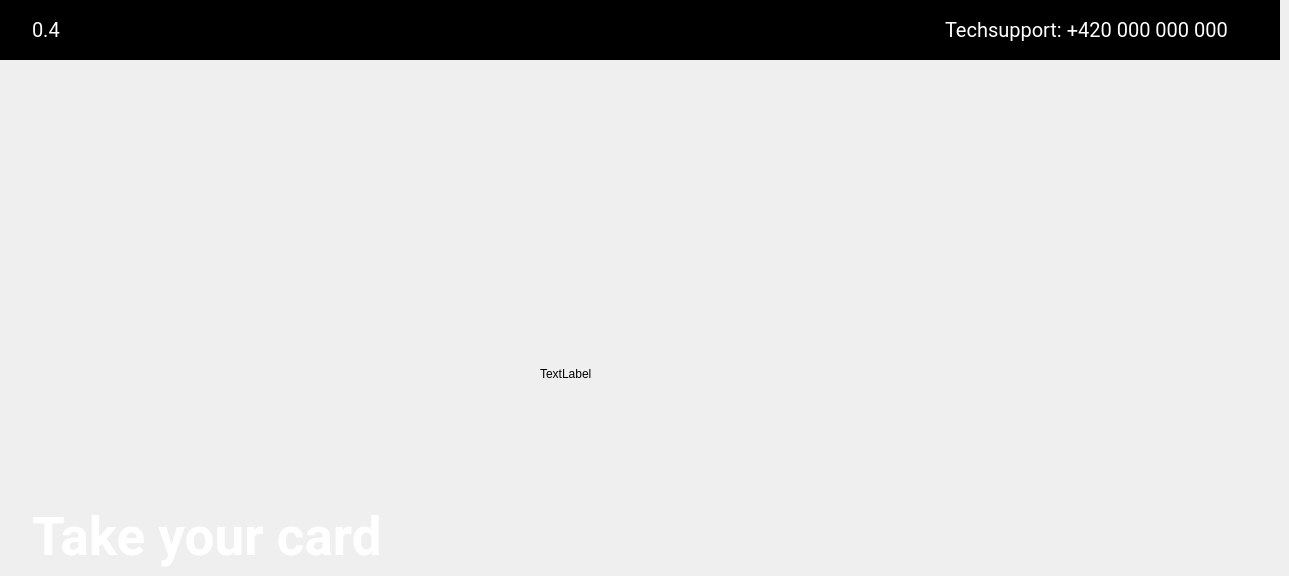
    <widget class="QWidget" name="i7Page">
     <widget class="QFrame" name="i7FrLogo">
      <property name="geometry">
       <rect>
        <x>0</x>
        <y>0</y>
        <width>1280</width>
        <height>60</height>
       </rect>
      </property>
      <property name="styleSheet">
       <string notr="true">background-color:rgb(0, 0, 0);</string>
      </property>
      <property name="frameShape">
       <enum>QFrame::StyledPanel</enum>
      </property>
      <property name="frameShadow">
       <enum>QFrame::Raised</enum>
      </property>
      <widget class="QLabel" name="i7LblLogo">
       <property name="geometry">
        <rect>
         <x>578</x>
         <y>13</y>
         <width>124</width>
         <height>34</height>
        </rect>
       </property>
       <property name="text">
        <string>&lt;html&gt;&lt;head/&gt;&lt;body&gt;&lt;p&gt;&lt;img src=&quot;:/res/pic/Frame.png&quot;/&gt;&lt;/p&gt;&lt;/body&gt;&lt;/html&gt;</string>
       </property>
      </widget>
      <widget class="QLabel" name="i7LblNumbPage">
       <property name="geometry">
        <rect>
         <x>32</x>
         <y>18</y>
         <width>120</width>
         <height>24</height>
        </rect>
       </property>
       <property name="font">
        <font>
         <family>Roboto</family>
         <pointsize>15</pointsize>
        </font>
       </property>
       <property name="styleSheet">
        <string notr="true">color:rgb(255, 255, 255);
qproperty-alignment: AlignLeft;</string>
       </property>
       <property name="text">
        <string>0.4</string>
       </property>
      </widget>
      <widget class="QLabel" name="i7LblTech">
       <property name="geometry">
        <rect>
         <x>945</x>
         <y>18</y>
         <width>303</width>
         <height>24</height>
        </rect>
       </property>
       <property name="font">
        <font>
         <family>Roboto</family>
         <pointsize>15</pointsize>
        </font>
       </property>
       <property name="styleSheet">
        <string notr="true">color:rgb(255, 255, 255);
qproperty-alignment: AlignLeft;</string>
       </property>
       <property name="text">
        <string>Techsupport: +420 000 000 000</string>
       </property>
      </widget>
     </widget>
     <widget class="QLabel" name="i7LblPic">
      <property name="geometry">
       <rect>
        <x>540</x>
        <y>274</y>
        <width>200</width>
        <height>200</height>
       </rect>
      </property>
      <property name="text">
       <string>&lt;html&gt;&lt;head/&gt;&lt;body&gt;&lt;p&gt;&lt;img src=&quot;:/res/pic/tyc.png&quot;/&gt;TextLabel&lt;/p&gt;&lt;/body&gt;&lt;/html&gt;</string>
      </property>
     </widget>
     <widget class="QLabel" name="i7LblText">
      <property name="geometry">
       <rect>
        <x>32</x>
        <y>506</y>
        <width>1217</width>
        <height>61</height>
       </rect>
      </property>
      <property name="font">
       <font>
        <family>Roboto</family>
        <pointsize>40</pointsize>
        <weight>75</weight>
        <bold>true</bold>
       </font>
      </property>
      <property name="styleSheet">
       <string notr="true">color:rgb(255, 255, 255);
qproperty-alignment: AlignCenter;</string>
      </property>
      <property name="text">
       <string>Take your card</string>
      </property>
     </widget>
    </widget>
